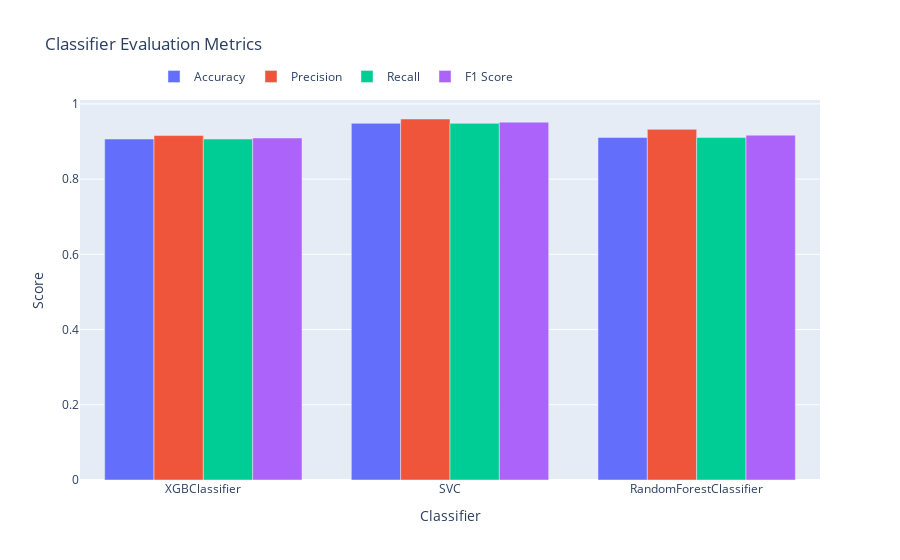

The notebook cell this image was saved under:
### Code cell
# Evaluated the models by Validation Dataset

def evaluate_classifier(classifier, x_train, y_train, x_val, y_val):
    # Train the classifier
    classifier.fit(x_train, y_train)

    # Predict on the validation set
    y_pred = classifier.predict(x_val)

    # Calculate evaluation metrics
    accuracy = accuracy_score(y_val, y_pred)
    precision = precision_score(y_val, y_pred, average='weighted')
    recall = recall_score(y_val, y_pred, average='weighted')
    f1 = f1_score(y_val, y_pred, average='weighted')

    # Return the evaluation results
    return accuracy, precision, recall, f1

# Define the classifiers
classifiers = [
    XGBClassifier(),
    svm.SVC(kernel='linear'),
    RandomForestClassifier()
]

# Initialize lists to store the metric values
metrics = ['Accuracy', 'Precision', 'Recall', 'F1 Score']
accuracy_values = []
precision_values = []
recall_values = []
f1_values = []

# Evaluate each classifier and store the metric values
for classifier in classifiers:
    accuracy, precision, recall, f1 = evaluate_classifier(classifier, x_train, y_train, x_val, y_val)
    accuracy_values.append(accuracy)
    precision_values.append(precision)
    recall_values.append(recall)
    f1_values.append(f1)

# Create a bar chart using Plotly
fig = go.Figure()
fig.add_trace(go.Bar(x=[type(classifier).__name__ for classifier in classifiers], y=accuracy_values, name='Accuracy'))
fig.add_trace(go.Bar(x=[type(classifier).__name__ for classifier in classifiers], y=precision_values, name='Precision'))
fig.add_trace(go.Bar(x=[type(classifier).__name__ for classifier in classifiers], y=recall_values, name='Recall'))
fig.add_trace(go.Bar(x=[type(classifier).__name__ for classifier in classifiers], y=f1_values, name='F1 Score'))

# Customize the chart layout
fig.update_layout(
    title='Classifier Evaluation Metrics',
    xaxis_title='Classifier',
    yaxis_title='Score',
    barmode='group',
    legend=dict(orientation='h', x=0.1, y=1.1)
)

fig.show()

### Figure 1 — Plotly figure (JSON) as saved in the notebook; plotly's stock layout.template omitted (floating-point values rounded to 4 significant figures)
{"data": [{"name": "Accuracy", "type": "bar", "x": ["XGBClassifier", "SVC", "RandomForestClassifier"], "y": [0.9066, 0.9483, 0.9108]}, {"name": "Precision", "type": "bar", "x": ["XGBClassifier", "SVC", "RandomForestClassifier"], "y": [0.9159, 0.9599, 0.9324]}, {"name": "Recall", "type": "bar", "x": ["XGBClassifier", "SVC", "RandomForestClassifier"], "y": [0.9066, 0.9483, 0.9108]}, {"name": "F1 Score", "type": "bar", "x": ["XGBClassifier", "SVC", "RandomForestClassifier"], "y": [0.9094, 0.9514, 0.9168]}], "layout": {"barmode": "group", "legend": {"orientation": "h", "x": 0.1, "y": 1.1}, "title": {"text": "Classifier Evaluation Metrics"}, "xaxis": {"title": {"text": "Classifier"}}, "yaxis": {"title": {"text": "Score"}}}}
